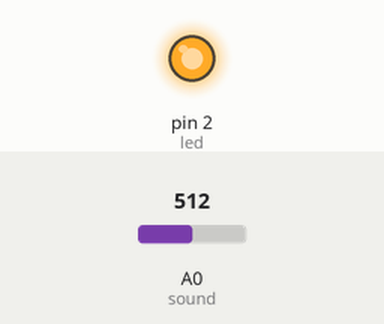
The sketch below on a simulated Arduino Uno, built with avr-gcc and run on an emulated ATmega328P. Shown: output pins drawn as LEDs (lit = HIGH). Inputs (shaded band) come from the test bench; at power-on: A0 (sound) = 512.

Above: at 1.8 s.
1.9 s: A0 (sound) set to 53
3.4 s: A0 (sound) set to 47
At 4.9 s:
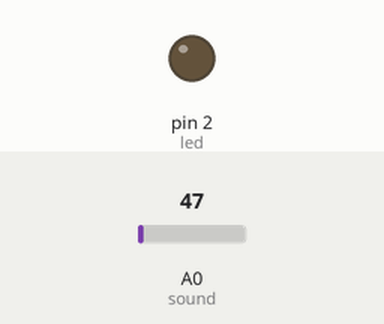
5.5 s: A0 (sound) set to 122
At 6.0 s:
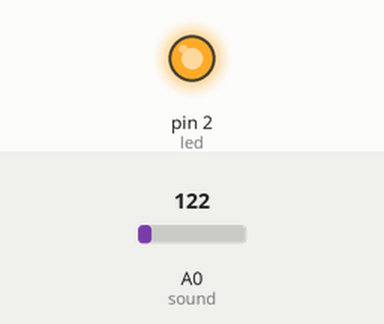
7.0 s: A0 (sound) set to 40
At 8.7 s:
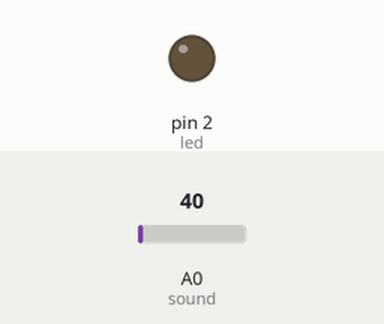
Timing chart, 0 to 10.0 s (numbered marks = the images above; inputs shaded):
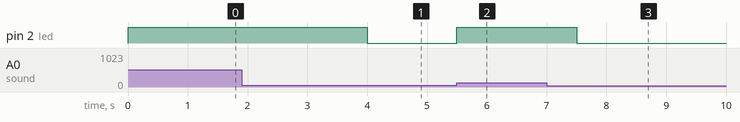

The sketch:

Sound_sensor.ino
```cpp
int led=2;
int sound=A0;
const int limit=50;
void setup() {
  Serial.begin(9600);
pinMode(led,OUTPUT);
pinMode(sound,INPUT);
}
void loop() {
int soundval=analogRead(sound);
if(soundval>limit){
  digitalWrite(led,HIGH);
  delay(1000);
}
else{
  digitalWrite(led,LOW);
}
}
```

Measured:
- the behaviour switches between 51 and 50 on A0 (sound) (found by bisection; images 0 and 1)
- after the input at 1.9 s, every drawn part: stays the same
- after the input at 3.4 s, pin 2 (led): HIGH → LOW after 0.60 s
- after the input at 5.5 s, pin 2 (led): LOW → HIGH at once
- after the input at 7.0 s, pin 2 (led): HIGH → LOW after 0.50 s
